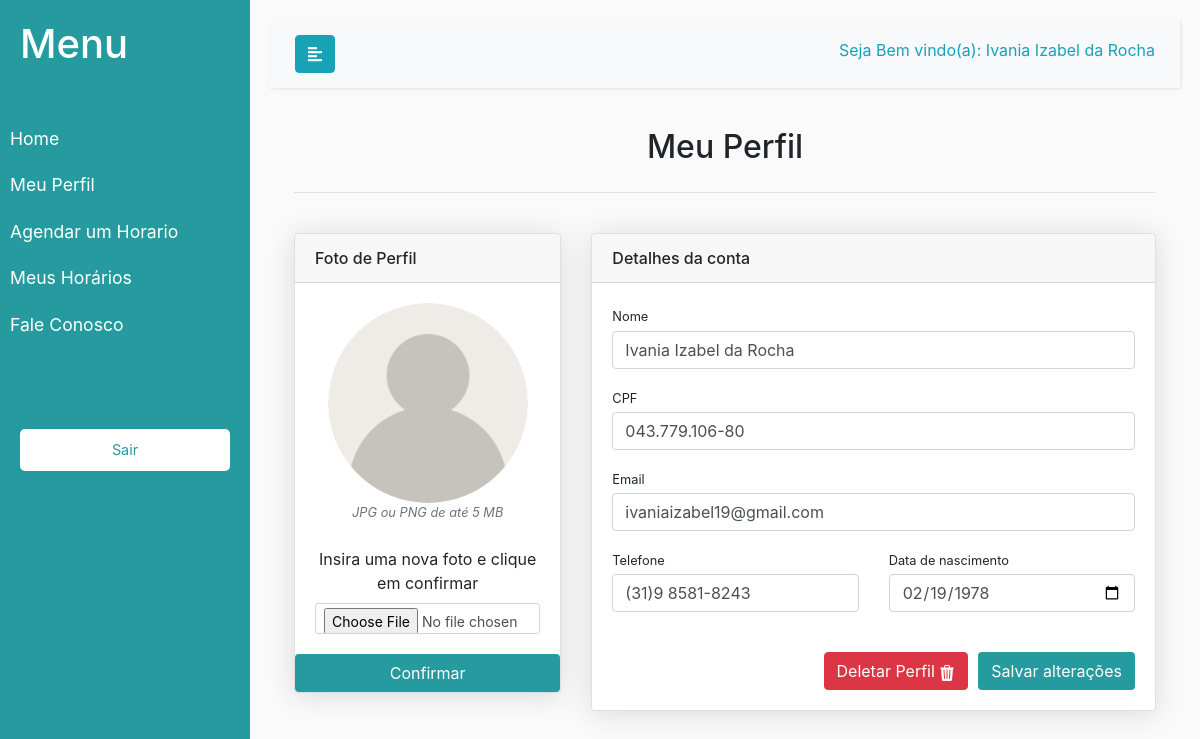
The app's page /meuPerfilPac.php?cod=24 (signed in) with its own data.
### tables this page shows
CREATE TABLE `paciente` (
  `cpf` varchar(14) NOT NULL,
  `nome` varchar(500) NOT NULL,
  `senha` varchar(100) NOT NULL,
  `chave_recuperarSenha` varchar(220) DEFAULT NULL,
  `email` varchar(250) NOT NULL,
  `cod` bigint(20) UNSIGNED NOT NULL,
  `telefone` varchar(16) NOT NULL,
  `dataNasc` date NOT NULL,
  `sexo` varchar(100) NOT NULL,
  `endereco` varchar(500) NOT NULL,
  `medicamentos` text NOT NULL,
  `img` text NOT NULL,
  `fk_cpfPsi` varchar(14) NOT NULL
);

### meuPerfilPac.php (the view, shortened to what this page needs)
<!DOCTYPE html>
<html lang="pt-br">
<head>
    <link rel="stylesheet" href="style/meuperfil.css">
    <link rel="stylesheet" href="https://stackpath.bootstrapcdn.com/bootstrap/4.1.3/css/bootstrap.min.css">
</head>
<body>
    <?php
    if (isset($_SESSION["email"])) {
        require_once("menuPac.php");
    ?>
        <?php
        if (isset($_GET['cod'])) {
            $cod = $_GET['cod'];
            $sql = "SELECT * FROM paciente
                        WHERE cod = '$cod'";
            $result = $conn->query($sql);
            $paciente = $result->fetch_assoc();
        }
        ?>
        <div class="container-xl px-4 mt-4">
            <h2 style="text-align: center; padding-bottom: 10px;"> Meu Perfil </h2> <hr> <br>
            <div class="row">
                <div class="col-xl-4">
                    <form action="uploadImgPac.php" method="post" enctype="multipart/form-data">
                        <div class="card mb-4 mb-xl-0">
                            <div class="card-header">Foto de Perfil </div>
                            <div class="card-body text-center">
                                <?php $sql = "SELECT * from paciente
                                                WHERE cod = '$cod'";
                                $result = $conn->query($sql);
                                if ($result->num_rows > 0) {
                                    while ($exibir = $result->fetch_assoc()) {
                                ?>
                                        <img style="width: 200px; height: 200px; object-fit: cover; border-radius: 50%;" src=uploads/<?php echo $exibir["img"] ?>>
                                <?php
                                        $sql = "SELECT * FROM paciente
                                                    WHERE cod = '$cod'";
                                        $result = $conn->query($sql);
                                    }
                                }
                                ?>
                                <div class="small font-italic text-muted mb-4">JPG ou PNG de até 5 MB</div>
                                <div>
                                    <label for="formFileSm" class="form-label">Insira uma nova foto e clique em confirmar</label>
                                    <input class="form-control form-control-sm" type="file" name="upload" id="upload" accept="image/png, image/jpeg, image/jpg">
                                </div>
                            </div>
                            <button class="btn" type="submit" name="upload" style="background-color: #259B9F;">Confirmar</button>
                    </form>
                </div>
            </div>
            <div class="col-xl-8">
                <div class="card mb-4">
                    <div class="card-header">Detalhes da conta</div>
                    <div class="card-body">
                        <form action="updatePaciente.php" method="POST">
                            <div class="mb-3">
                                <label class="small mb-1" for="inputUsername">Nome</label>
                                <input class="form-control" name="nome" id="nome" type="text" placeholder="Insira seu nome completo" value="<?php echo $paciente["nome"]; ?>">
                            </div>
                            <div class="mb-3">
                                <label class="small mb-1" for="inputUsername">CPF</label>
                                <input class="form-control" name="cpf" id="cpf" type="text" placeholder="Insira seu CPF" value="<?php echo $paciente["cpf"]; ?>">
                            </div>
                            <div class="mb-3">
                                <label class="small mb-1" for="inputEmailAddress">Email</label>
                                <input class="form-control" name="email" id="email" type="email" placeholder="Insira seu email" value="<?php echo $paciente["email"]; ?>">
                            </div>
                            <div class="row gx-3 mb-3">
                                <div class="col-md-6">
                                    <label class="small mb-1" for="inputPhone">Telefone</label>
                                    <input class="form-control" name="telefone" id="telefone" type="tel" placeholder="Insira seu número de telefone" value="<?php echo $paciente["telefone"]; ?>">
                                </div>
                                <div class="col-md-6">
                                    <label class="small mb-1" for="inputBirthday">Data de nascimento</label>
                                    <input class="form-control" name="dataNasc" id="dataNasc" type="date" name="birthday" placeholder="Insira sua data de nascimento" value="<?php echo $paciente["dataNasc"]; ?>">
                                </div>
                            </div>
                            <br>
                            <div class="d-grid gap-2 d-md-flex justify-content-md-end">
                                <button class="btn btn-danger me-md-2" type="button" onclick="confirmarExclusao(
                                    '<?php echo $_SESSION["cod"] ?>')">Deletar Perfil
                                </button>
                                <button class="btn" type="submit" name="update" id="update" style="background-color: #259B9F; margin-left: 10px;">Salvar alterações</button>
                            </div>
                        </form>
                    </div>
                </div>
            </div>
        </div>
    <?php
    }
    ?>
</body>
</html>

### style/meuPerfil.css (style rules this page uses)
body { margin-top: 20px; background-color: #f2f6fc; color: #69707a; }
img { width: 180px; height: 2180px; border-radius: 50% !important }
.card { box-shadow: 0 0.15rem 1.75rem 0 rgb(33 40 50 / 15%); }
.card .card-header { font-weight: 500; }
.card-header:first-child { border-radius: 0.35rem 0.35rem 0 0; }
.card-header { padding: 1rem 1.35rem; margin-bottom: 0; background-color: rgba(33, 40, 50, 0.03); border-bottom: 1px solid rgba(33, 40, 50, 0.125); }
.btn { color: #fff; background-color: #259B9F; border-color: #259B9F; }

### style/menu.css (style rules this page uses)
body { background: #fafafa; }

### menuPac.php (style rules this page uses)
body { margin: 0; padding: 0; background-size: cover; background-position: center; background-attachment: fixed; }

### records on screen
paciente: img (placeholder picture), nome "Ivania Izabel da Rocha", cpf "043.779.106-80", email "ivaniaizabel19@gmail.com", telefone "(31)9 8581-8243", dataNasc "02/19/1978"

### other values on screen
$_SESSION["nome"] "Ivania Izabel da Rocha"
